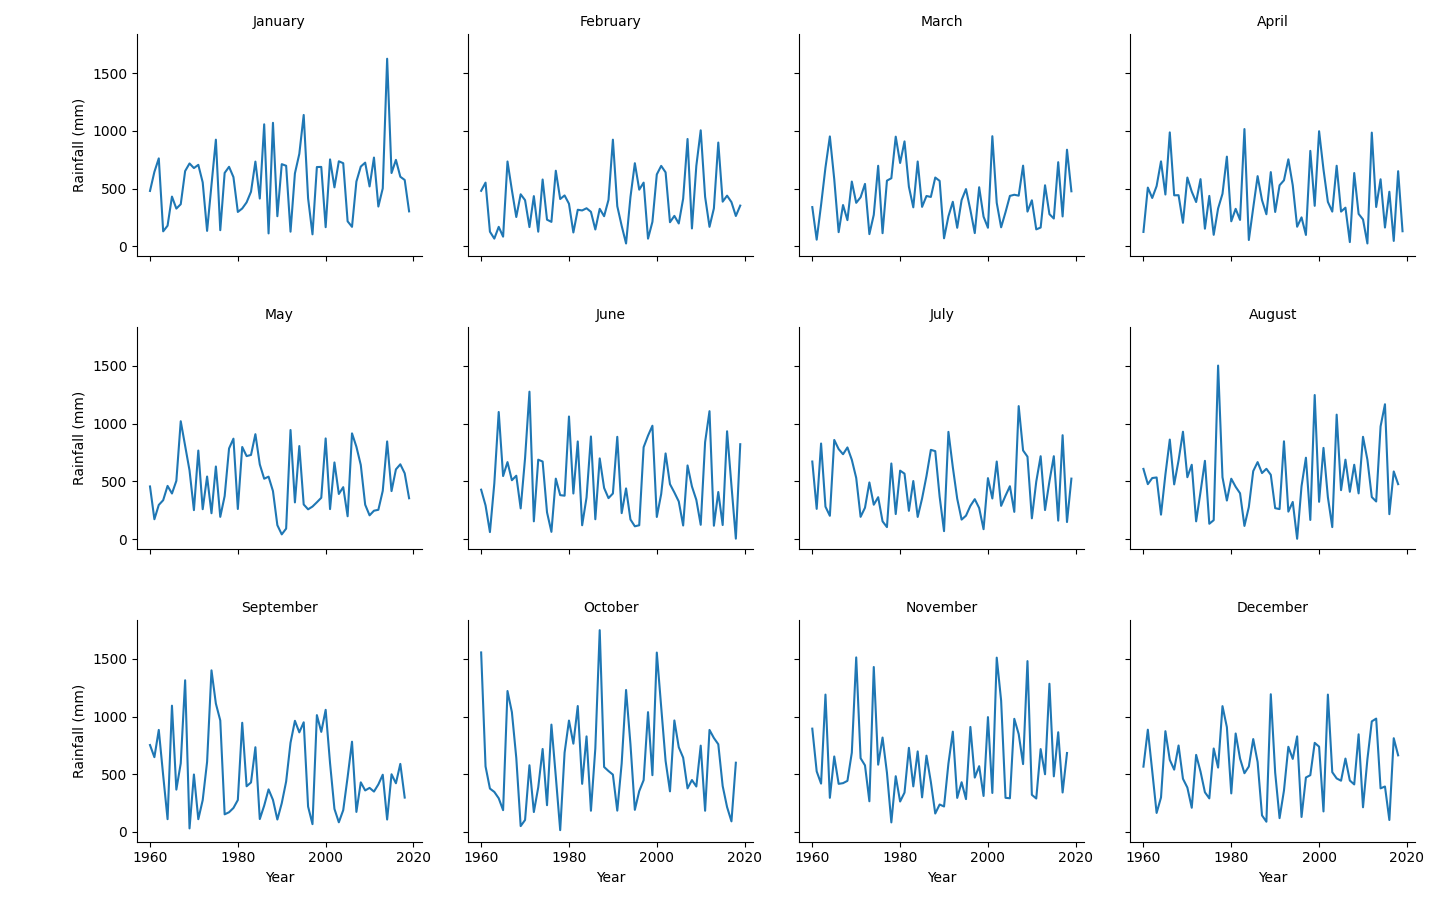

Recreate this plot in Python.
import pandas as pd
import seaborn as sns
import matplotlib.pyplot as plt

# Read and prepare the data
df = pd.read_csv('london_rainfall.csv')
# Melt the DataFrame to convert month columns (January - December) into a single column named 'Month'
df_melted = pd.melt(df, id_vars=['Year'], value_vars=['January', 'February', 'March', 'April', 'May',
                                                       'June', 'July', 'August', 'September',
                                                       'October', 'November', 'December'],
                    var_name='Month', value_name='Rainfall')

# Define the dictionary to map each month to its corresponding season
seasons = {
    'December': 'Winter', 'January': 'Winter', 'February': 'Winter',
    'March': 'Spring', 'April': 'Spring', 'May': 'Spring',
    'June': 'Summer', 'July': 'Summer', 'August': 'Summer',
    'September': 'Autumn', 'October': 'Autumn', 'November': 'Autumn'
}

# Map the 'Month' column to the corresponding season using the seasons dictionary
df_melted['Season'] = df_melted['Month'].map(seasons)

# Facet plot for each month
g = sns.FacetGrid(df_melted,
                  col="Month",
                  col_wrap=4,
                  height=3,
                  aspect=1.2)
g.map(sns.lineplot,
      "Year", "Rainfall")

sns.despine()
g.set_titles("{col_name}")
g.set_axis_labels("Year",
                  "Rainfall (mm)")


plt.show()

# Example7_FacetGrid of Monthly Rainfall by Decade.png
